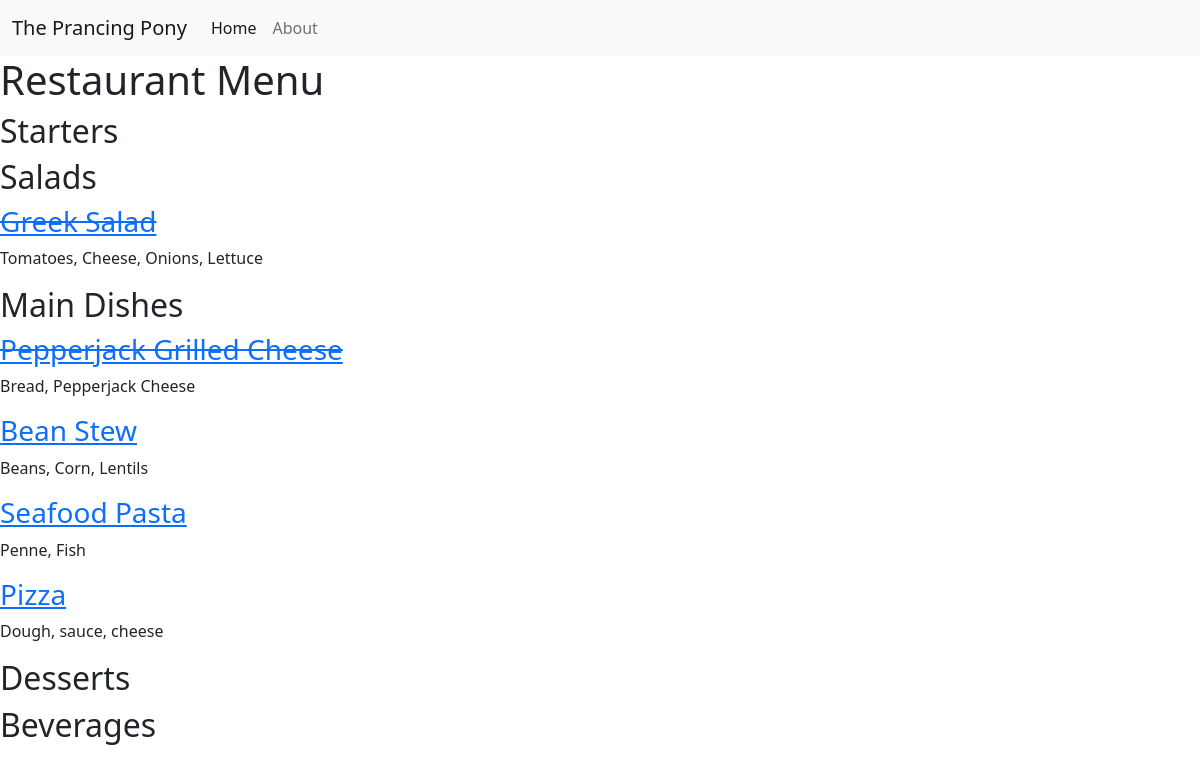
/, run on an earlier commit of the app's database.
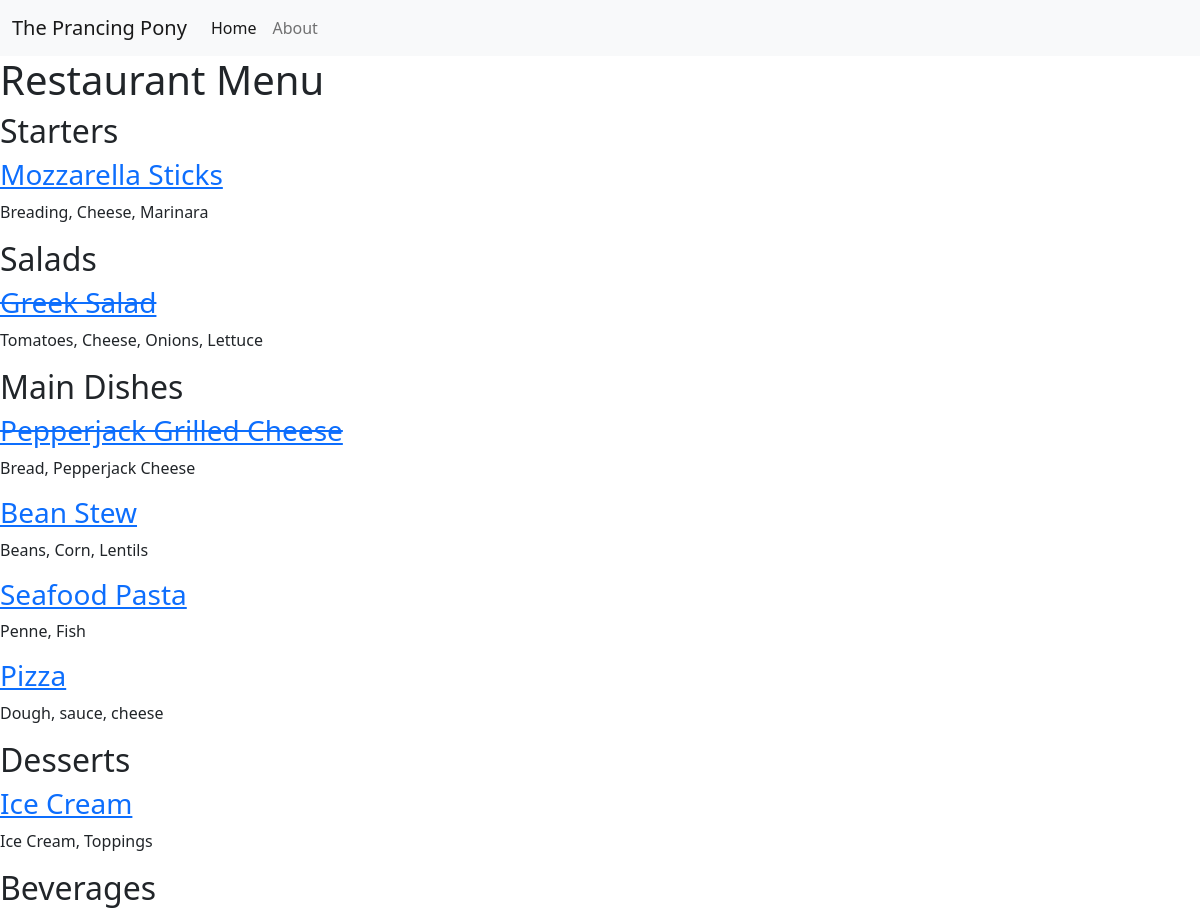
And on a later commit of the database.
### restaurant_menu/models.py (models this page shows, shortened)
class Item(models.Model):
    meal = models.CharField(max_length=1000, unique=True)
    description = models.CharField(max_length=2000)
    price = models.DecimalField(max_digits=10, decimal_places=2)
    meal_type = models.CharField(max_length=200, choices=MEAL_TYPE)
    author = models.ForeignKey(User, on_delete=models.PROTECT)
    status = models.IntegerField(choices=STATUS, default=1)
    date_created = models.DateTimeField(auto_now_add=True)
    date_updated = models.DateTimeField(auto_now=True)

### restaurant_menu/views.py (the view)
# urls.py: path('', views.MenuList.as_view(), name='home'),  # the class in views.py
class MenuList(generic.ListView):
    queryset = Item.objects.order_by("-date_created")
    template_name = "index.html"
    def get_context_data(self, **kwargs):
        context = super().get_context_data(**kwargs)
        context["meals"] = MEAL_TYPE  # will use as headings
        return context

### restaurant_menu/templates/index.html
{% extends 'base.html' %}
{% block content %}
    <h1>Restaurant Menu</h1>
    {% for meal in meals %}
        <h2>{{ meal.1 }}</h2>
            {% for row in item_list %}
                {% if row.meal_type == meal.0 %}
                    {% if row.status == 0 %}
                        <a href="{% url 'menu_item' row.pk %}"><h3><del>{{ row.meal }}</del></h3></a>
                        <p>{{ row.description }}</p>
                    {% elif row.status == 1 %}
                        <a href="{% url 'menu_item' row.pk %}"><h3>{{ row.meal }}</h3></a>
                        <p>{{ row.description }}</p>
                    {% endif %}
                {% endif %}
            {% endfor %}
    {% endfor %}
{% endblock content %}

What changed in the data, as far as the page shows it:
added Item: meal "Mozzarella Sticks", description "Breading, Cheese, Marinara", shown under "Starters"
added Item: meal "Ice Cream", description "Ice Cream, Toppings", shown under "Desserts"
